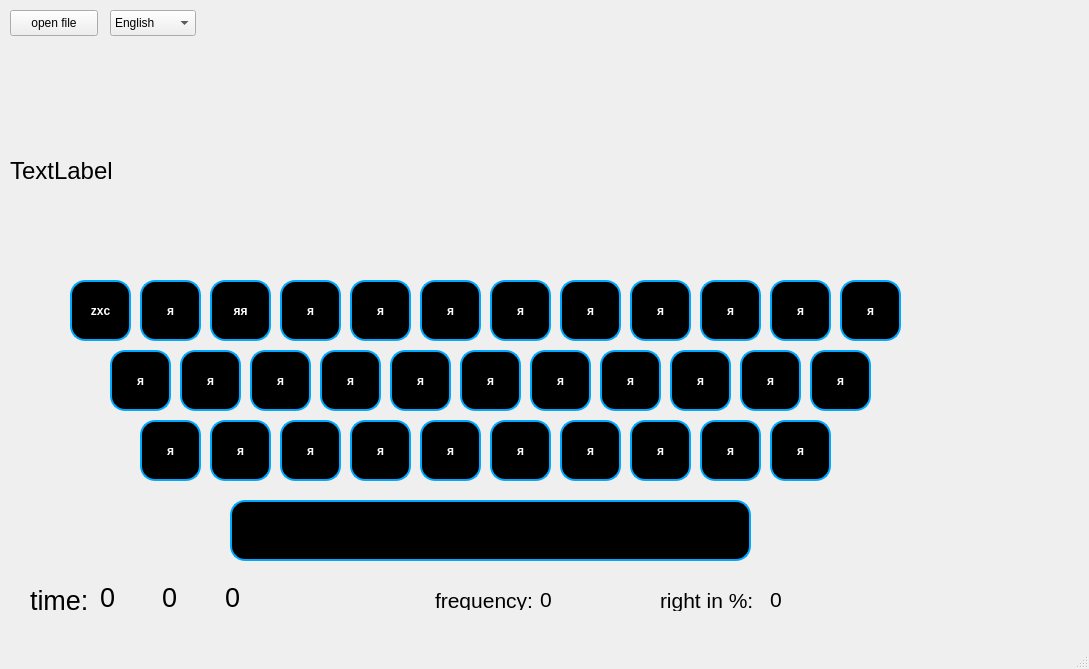
<?xml version="1.0" encoding="UTF-8"?>
<ui version="4.0">
 <class>MainWindow</class>
 <widget class="QMainWindow" name="MainWindow">
  <property name="geometry">
   <rect>
    <x>0</x>
    <y>0</y>
    <width>1089</width>
    <height>669</height>
   </rect>
  </property>
  <property name="windowTitle">
   <string>MainWindow</string>
  </property>
  <widget class="QWidget" name="centralwidget">
   <widget class="QPushButton" name="pushButton1">
    <property name="geometry">
     <rect>
      <x>70</x>
      <y>280</y>
      <width>61</width>
      <height>61</height>
     </rect>
    </property>
    <property name="styleSheet">
     <string notr="true">QPushButton {
    background-color: black;
    color: white;
    border: 2px solid #00a8ff;  /* Голубой контур */
    border-radius: 15px;        /* Сильное скругление */
    padding: 8px;
    font-weight: bold;
}

QPushButton:hover {
    background-color: #333;     /* Чуть светлее при наведении */
}

QPushButton:pressed {
    background-color: #555;     /* Ещё светлее при нажатии */
}</string>
    </property>
    <property name="text">
     <string>zxc</string>
    </property>
   </widget>
   <widget class="QPushButton" name="pushButton2">
    <property name="geometry">
     <rect>
      <x>140</x>
      <y>280</y>
      <width>61</width>
      <height>61</height>
     </rect>
    </property>
    <property name="styleSheet">
     <string notr="true">QPushButton {
    background-color: black;
    color: white;
    border: 2px solid #00a8ff;  /* Голубой контур */
    border-radius: 15px;        /* Сильное скругление */
    padding: 8px;
    font-weight: bold;
}

QPushButton:hover {
    background-color: #333;     /* Чуть светлее при наведении */
}

QPushButton:pressed {
    background-color: #555;     /* Ещё светлее при нажатии */
}</string>
    </property>
    <property name="text">
     <string>я</string>
    </property>
   </widget>
   <widget class="QPushButton" name="pushButton3">
    <property name="geometry">
     <rect>
      <x>210</x>
      <y>280</y>
      <width>61</width>
      <height>61</height>
     </rect>
    </property>
    <property name="styleSheet">
     <string notr="true">QPushButton {
    background-color: black;
    color: white;
    border: 2px solid #00a8ff;  
    border-radius: 15px;     
    padding: 8px;
    font-weight: bold;
}

QPushButton:hover {
    background-color: #333;     
}

QPushButton:pressed {
    background-color: #555;    
}</string>
    </property>
    <property name="text">
     <string>яя</string>
    </property>
   </widget>
   <widget class="QPushButton" name="pushButton4">
    <property name="geometry">
     <rect>
      <x>280</x>
      <y>280</y>
      <width>61</width>
      <height>61</height>
     </rect>
    </property>
    <property name="styleSheet">
     <string notr="true">QPushButton {
    background-color: black;
    color: white;
    border: 2px solid #00a8ff;  /* Голубой контур */
    border-radius: 15px;        /* Сильное скругление */
    padding: 8px;
    font-weight: bold;
}

QPushButton:hover {
    background-color: #333;     /* Чуть светлее при наведении */
}

QPushButton:pressed {
    background-color: #555;     /* Ещё светлее при нажатии */
}</string>
    </property>
    <property name="text">
     <string>я</string>
    </property>
   </widget>
   <widget class="QPushButton" name="pushButton5">
    <property name="geometry">
     <rect>
      <x>350</x>
      <y>280</y>
      <width>61</width>
      <height>61</height>
     </rect>
    </property>
    <property name="styleSheet">
     <string notr="true">QPushButton {
    background-color: black;
    color: white;
    border: 2px solid #00a8ff;  /* Голубой контур */
    border-radius: 15px;        /* Сильное скругление */
    padding: 8px;
    font-weight: bold;
}

QPushButton:hover {
    background-color: #333;     /* Чуть светлее при наведении */
}

QPushButton:pressed {
    background-color: #555;     /* Ещё светлее при нажатии */
}</string>
    </property>
    <property name="text">
     <string>я</string>
    </property>
   </widget>
   <widget class="QPushButton" name="pushButton6">
    <property name="geometry">
     <rect>
      <x>420</x>
      <y>280</y>
      <width>61</width>
      <height>61</height>
     </rect>
    </property>
    <property name="styleSheet">
     <string notr="true">QPushButton {
    background-color: black;
    color: white;
    border: 2px solid #00a8ff;  /* Голубой контур */
    border-radius: 15px;        /* Сильное скругление */
    padding: 8px;
    font-weight: bold;
}

QPushButton:hover {
    background-color: #333;     /* Чуть светлее при наведении */
}

QPushButton:pressed {
    background-color: #555;     /* Ещё светлее при нажатии */
}</string>
    </property>
    <property name="text">
     <string>я</string>
    </property>
   </widget>
   <widget class="QPushButton" name="pushButton7">
    <property name="geometry">
     <rect>
      <x>490</x>
      <y>280</y>
      <width>61</width>
      <height>61</height>
     </rect>
    </property>
    <property name="styleSheet">
     <string notr="true">QPushButton {
    background-color: black;
    color: white;
    border: 2px solid #00a8ff;  /* Голубой контур */
    border-radius: 15px;        /* Сильное скругление */
    padding: 8px;
    font-weight: bold;
}

QPushButton:hover {
    background-color: #333;     /* Чуть светлее при наведении */
}

QPushButton:pressed {
    background-color: #555;     /* Ещё светлее при нажатии */
}</string>
    </property>
    <property name="text">
     <string>я</string>
    </property>
   </widget>
   <widget class="QPushButton" name="pushButton8">
    <property name="geometry">
     <rect>
      <x>560</x>
      <y>280</y>
      <width>61</width>
      <height>61</height>
     </rect>
    </property>
    <property name="styleSheet">
     <string notr="true">QPushButton {
    background-color: black;
    color: white;
    border: 2px solid #00a8ff;  /* Голубой контур */
    border-radius: 15px;        /* Сильное скругление */
    padding: 8px;
    font-weight: bold;
}

QPushButton:hover {
    background-color: #333;     /* Чуть светлее при наведении */
}

QPushButton:pressed {
    background-color: #555;     /* Ещё светлее при нажатии */
}</string>
    </property>
    <property name="text">
     <string>я</string>
    </property>
   </widget>
   <widget class="QPushButton" name="pushButton9">
    <property name="geometry">
     <rect>
      <x>630</x>
      <y>280</y>
      <width>61</width>
      <height>61</height>
     </rect>
    </property>
    <property name="styleSheet">
     <string notr="true">QPushButton {
    background-color: black;
    color: white;
    border: 2px solid #00a8ff;  /* Голубой контур */
    border-radius: 15px;        /* Сильное скругление */
    padding: 8px;
    font-weight: bold;
}

QPushButton:hover {
    background-color: #333;     /* Чуть светлее при наведении */
}

QPushButton:pressed {
    background-color: #555;     /* Ещё светлее при нажатии */
}</string>
    </property>
    <property name="text">
     <string>я</string>
    </property>
   </widget>
   <widget class="QPushButton" name="pushButton10">
    <property name="geometry">
     <rect>
      <x>700</x>
      <y>280</y>
      <width>61</width>
      <height>61</height>
     </rect>
    </property>
    <property name="styleSheet">
     <string notr="true">QPushButton {
    background-color: black;
    color: white;
    border: 2px solid #00a8ff;  /* Голубой контур */
    border-radius: 15px;        /* Сильное скругление */
    padding: 8px;
    font-weight: bold;
}

QPushButton:hover {
    background-color: #333;     /* Чуть светлее при наведении */
}

QPushButton:pressed {
    background-color: #555;     /* Ещё светлее при нажатии */
}</string>
    </property>
    <property name="text">
     <string>я</string>
    </property>
   </widget>
   <widget class="QPushButton" name="pushButton11">
    <property name="geometry">
     <rect>
      <x>770</x>
      <y>280</y>
      <width>61</width>
      <height>61</height>
     </rect>
    </property>
    <property name="styleSheet">
     <string notr="true">QPushButton {
    background-color: black;
    color: white;
    border: 2px solid #00a8ff;  /* Голубой контур */
    border-radius: 15px;        /* Сильное скругление */
    padding: 8px;
    font-weight: bold;
}

QPushButton:hover {
    background-color: #333;     /* Чуть светлее при наведении */
}

QPushButton:pressed {
    background-color: #555;     /* Ещё светлее при нажатии */
}</string>
    </property>
    <property name="text">
     <string>я</string>
    </property>
   </widget>
   <widget class="QPushButton" name="pushButton12">
    <property name="geometry">
     <rect>
      <x>840</x>
      <y>280</y>
      <width>61</width>
      <height>61</height>
     </rect>
    </property>
    <property name="styleSheet">
     <string notr="true">QPushButton {
    background-color: black;
    color: white;
    border: 2px solid #00a8ff;  /* Голубой контур */
    border-radius: 15px;        /* Сильное скругление */
    padding: 8px;
    font-weight: bold;
}

QPushButton:hover {
    background-color: #333;     /* Чуть светлее при наведении */
}

QPushButton:pressed {
    background-color: #555;     /* Ещё светлее при нажатии */
}</string>
    </property>
    <property name="text">
     <string>я</string>
    </property>
   </widget>
   <widget class="QPushButton" name="pushButton13">
    <property name="geometry">
     <rect>
      <x>110</x>
      <y>350</y>
      <width>61</width>
      <height>61</height>
     </rect>
    </property>
    <property name="styleSheet">
     <string notr="true">QPushButton {
    background-color: black;
    color: white;
    border: 2px solid #00a8ff;  /* Голубой контур */
    border-radius: 15px;        /* Сильное скругление */
    padding: 8px;
    font-weight: bold;
}

QPushButton:hover {
    background-color: #333;     /* Чуть светлее при наведении */
}

QPushButton:pressed {
    background-color: #555;     /* Ещё светлее при нажатии */
}</string>
    </property>
    <property name="text">
     <string>я</string>
    </property>
   </widget>
   <widget class="QPushButton" name="pushButton14">
    <property name="geometry">
     <rect>
      <x>180</x>
      <y>350</y>
      <width>61</width>
      <height>61</height>
     </rect>
    </property>
    <property name="styleSheet">
     <string notr="true">QPushButton {
    background-color: black;
    color: white;
    border: 2px solid #00a8ff;  /* Голубой контур */
    border-radius: 15px;        /* Сильное скругление */
    padding: 8px;
    font-weight: bold;
}

QPushButton:hover {
    background-color: #333;     /* Чуть светлее при наведении */
}

QPushButton:pressed {
    background-color: #555;     /* Ещё светлее при нажатии */
}</string>
    </property>
    <property name="text">
     <string>я</string>
    </property>
   </widget>
   <widget class="QPushButton" name="pushButton15">
    <property name="geometry">
     <rect>
      <x>250</x>
      <y>350</y>
      <width>61</width>
      <height>61</height>
     </rect>
    </property>
    <property name="styleSheet">
     <string notr="true">QPushButton {
    background-color: black;
    color: white;
    border: 2px solid #00a8ff;  /* Голубой контур */
    border-radius: 15px;        /* Сильное скругление */
    padding: 8px;
    font-weight: bold;
}

QPushButton:hover {
    background-color: #333;     /* Чуть светлее при наведении */
}

QPushButton:pressed {
    background-color: #555;     /* Ещё светлее при нажатии */
}</string>
    </property>
    <property name="text">
     <string>я</string>
    </property>
   </widget>
   <widget class="QPushButton" name="pushButton16">
    <property name="geometry">
     <rect>
      <x>320</x>
      <y>350</y>
      <width>61</width>
      <height>61</height>
     </rect>
    </property>
    <property name="styleSheet">
     <string notr="true">QPushButton {
    background-color: black;
    color: white;
    border: 2px solid #00a8ff;  /* Голубой контур */
    border-radius: 15px;        /* Сильное скругление */
    padding: 8px;
    font-weight: bold;
}

QPushButton:hover {
    background-color: #333;     /* Чуть светлее при наведении */
}

QPushButton:pressed {
    background-color: #555;     /* Ещё светлее при нажатии */
}</string>
    </property>
    <property name="text">
     <string>я</string>
    </property>
   </widget>
   <widget class="QPushButton" name="pushButton17">
    <property name="geometry">
     <rect>
      <x>390</x>
      <y>350</y>
      <width>61</width>
      <height>61</height>
     </rect>
    </property>
    <property name="styleSheet">
     <string notr="true">QPushButton {
    background-color: black;
    color: white;
    border: 2px solid #00a8ff;  /* Голубой контур */
    border-radius: 15px;        /* Сильное скругление */
    padding: 8px;
    font-weight: bold;
}

QPushButton:hover {
    background-color: #333;     /* Чуть светлее при наведении */
}

QPushButton:pressed {
    background-color: #555;     /* Ещё светлее при нажатии */
}</string>
    </property>
    <property name="text">
     <string>я</string>
    </property>
   </widget>
   <widget class="QPushButton" name="pushButton18">
    <property name="geometry">
     <rect>
      <x>460</x>
      <y>350</y>
      <width>61</width>
      <height>61</height>
     </rect>
    </property>
    <property name="styleSheet">
     <string notr="true">QPushButton {
    background-color: black;
    color: white;
    border: 2px solid #00a8ff;  /* Голубой контур */
    border-radius: 15px;        /* Сильное скругление */
    padding: 8px;
    font-weight: bold;
}

QPushButton:hover {
    background-color: #333;     /* Чуть светлее при наведении */
}

QPushButton:pressed {
    background-color: #555;     /* Ещё светлее при нажатии */
}</string>
    </property>
    <property name="text">
     <string>я</string>
    </property>
   </widget>
   <widget class="QPushButton" name="pushButton19">
    <property name="geometry">
     <rect>
      <x>530</x>
      <y>350</y>
      <width>61</width>
      <height>61</height>
     </rect>
    </property>
    <property name="styleSheet">
     <string notr="true">QPushButton {
    background-color: black;
    color: white;
    border: 2px solid #00a8ff;  /* Голубой контур */
    border-radius: 15px;        /* Сильное скругление */
    padding: 8px;
    font-weight: bold;
}

QPushButton:hover {
    background-color: #333;     /* Чуть светлее при наведении */
}

QPushButton:pressed {
    background-color: #555;     /* Ещё светлее при нажатии */
}</string>
    </property>
    <property name="text">
     <string>я</string>
    </property>
   </widget>
   <widget class="QPushButton" name="pushButton20">
    <property name="geometry">
     <rect>
      <x>600</x>
      <y>350</y>
      <width>61</width>
      <height>61</height>
     </rect>
    </property>
    <property name="styleSheet">
     <string notr="true">QPushButton {
    background-color: black;
    color: white;
    border: 2px solid #00a8ff;  /* Голубой контур */
    border-radius: 15px;        /* Сильное скругление */
    padding: 8px;
    font-weight: bold;
}

QPushButton:hover {
    background-color: #333;     /* Чуть светлее при наведении */
}

QPushButton:pressed {
    background-color: #555;     /* Ещё светлее при нажатии */
}</string>
    </property>
    <property name="text">
     <string>я</string>
    </property>
   </widget>
   <widget class="QPushButton" name="pushButton21">
    <property name="geometry">
     <rect>
      <x>670</x>
      <y>350</y>
      <width>61</width>
      <height>61</height>
     </rect>
    </property>
    <property name="styleSheet">
     <string notr="true">QPushButton {
    background-color: black;
    color: white;
    border: 2px solid #00a8ff;  /* Голубой контур */
    border-radius: 15px;        /* Сильное скругление */
    padding: 8px;
    font-weight: bold;
}

QPushButton:hover {
    background-color: #333;     /* Чуть светлее при наведении */
}

QPushButton:pressed {
    background-color: #555;     /* Ещё светлее при нажатии */
}</string>
    </property>
    <property name="text">
     <string>я</string>
    </property>
   </widget>
   <widget class="QPushButton" name="pushButton22">
    <property name="geometry">
     <rect>
      <x>740</x>
      <y>350</y>
      <width>61</width>
      <height>61</height>
     </rect>
    </property>
    <property name="styleSheet">
     <string notr="true">QPushButton {
    background-color: black;
    color: white;
    border: 2px solid #00a8ff;  /* Голубой контур */
    border-radius: 15px;        /* Сильное скругление */
    padding: 8px;
    font-weight: bold;
}

QPushButton:hover {
    background-color: #333;     /* Чуть светлее при наведении */
}

QPushButton:pressed {
    background-color: #555;     /* Ещё светлее при нажатии */
}</string>
    </property>
    <property name="text">
     <string>я</string>
    </property>
   </widget>
   <widget class="QPushButton" name="pushButton23">
    <property name="geometry">
     <rect>
      <x>810</x>
      <y>350</y>
      <width>61</width>
      <height>61</height>
     </rect>
    </property>
    <property name="styleSheet">
     <string notr="true">QPushButton {
    background-color: black;
    color: white;
    border: 2px solid #00a8ff;  /* Голубой контур */
    border-radius: 15px;        /* Сильное скругление */
    padding: 8px;
    font-weight: bold;
}

QPushButton:hover {
    background-color: #333;     /* Чуть светлее при наведении */
}

QPushButton:pressed {
    background-color: #555;     /* Ещё светлее при нажатии */
}</string>
    </property>
    <property name="text">
     <string>я</string>
    </property>
   </widget>
   <widget class="QPushButton" name="pushButton24">
    <property name="geometry">
     <rect>
      <x>140</x>
      <y>420</y>
      <width>61</width>
      <height>61</height>
     </rect>
    </property>
    <property name="styleSheet">
     <string notr="true">QPushButton {
    background-color: black;
    color: white;
    border: 2px solid #00a8ff;  /* Голубой контур */
    border-radius: 15px;        /* Сильное скругление */
    padding: 8px;
    font-weight: bold;
}

QPushButton:hover {
    background-color: #333;     /* Чуть светлее при наведении */
}

QPushButton:pressed {
    background-color: #555;     /* Ещё светлее при нажатии */
}</string>
    </property>
    <property name="text">
     <string>я</string>
    </property>
   </widget>
   <widget class="QPushButton" name="pushButton25">
    <property name="geometry">
     <rect>
      <x>210</x>
      <y>420</y>
      <width>61</width>
      <height>61</height>
     </rect>
    </property>
    <property name="styleSheet">
     <string notr="true">QPushButton {
    background-color: black;
    color: white;
    border: 2px solid #00a8ff;  /* Голубой контур */
    border-radius: 15px;        /* Сильное скругление */
    padding: 8px;
    font-weight: bold;
}

QPushButton:hover {
    background-color: #333;     /* Чуть светлее при наведении */
}

QPushButton:pressed {
    background-color: #555;     /* Ещё светлее при нажатии */
}</string>
    </property>
    <property name="text">
     <string>я</string>
    </property>
   </widget>
   <widget class="QPushButton" name="pushButton26">
    <property name="geometry">
     <rect>
      <x>280</x>
      <y>420</y>
      <width>61</width>
      <height>61</height>
     </rect>
    </property>
    <property name="styleSheet">
     <string notr="true">QPushButton {
    background-color: black;
    color: white;
    border: 2px solid #00a8ff;  /* Голубой контур */
    border-radius: 15px;        /* Сильное скругление */
    padding: 8px;
    font-weight: bold;
}

QPushButton:hover {
    background-color: #333;     /* Чуть светлее при наведении */
}

QPushButton:pressed {
    background-color: #555;     /* Ещё светлее при нажатии */
}</string>
    </property>
    <property name="text">
     <string>я</string>
    </property>
   </widget>
   <widget class="QPushButton" name="pushButton27">
    <property name="geometry">
     <rect>
      <x>350</x>
      <y>420</y>
      <width>61</width>
      <height>61</height>
     </rect>
    </property>
    <property name="styleSheet">
     <string notr="true">QPushButton {
    background-color: black;
    color: white;
    border: 2px solid #00a8ff;  /* Голубой контур */
    border-radius: 15px;        /* Сильное скругление */
    padding: 8px;
    font-weight: bold;
}

QPushButton:hover {
    background-color: #333;     /* Чуть светлее при наведении */
}

QPushButton:pressed {
    background-color: #555;     /* Ещё светлее при нажатии */
}</string>
    </property>
    <property name="text">
     <string>я</string>
    </property>
   </widget>
   <widget class="QPushButton" name="pushButton28">
    <property name="geometry">
     <rect>
      <x>420</x>
      <y>420</y>
      <width>61</width>
      <height>61</height>
     </rect>
    </property>
    <property name="styleSheet">
     <string notr="true">QPushButton {
    background-color: black;
    color: white;
    border: 2px solid #00a8ff;  /* Голубой контур */
    border-radius: 15px;        /* Сильное скругление */
    padding: 8px;
    font-weight: bold;
}

QPushButton:hover {
    background-color: #333;     /* Чуть светлее при наведении */
}

QPushButton:pressed {
    background-color: #555;     /* Ещё светлее при нажатии */
}</string>
    </property>
    <property name="text">
     <string>я</string>
    </property>
   </widget>
   <widget class="QPushButton" name="pushButton29">
    <property name="geometry">
     <rect>
      <x>490</x>
      <y>420</y>
      <width>61</width>
      <height>61</height>
     </rect>
    </property>
    <property name="styleSheet">
     <string notr="true">QPushButton {
    background-color: black;
    color: white;
    border: 2px solid #00a8ff;  /* Голубой контур */
    border-radius: 15px;        /* Сильное скругление */
    padding: 8px;
    font-weight: bold;
}

QPushButton:hover {
    background-color: #333;     /* Чуть светлее при наведении */
}

QPushButton:pressed {
    background-color: #555;     /* Ещё светлее при нажатии */
}</string>
    </property>
    <property name="text">
     <string>я</string>
    </property>
   </widget>
   <widget class="QPushButton" name="pushButton30">
    <property name="geometry">
     <rect>
      <x>560</x>
      <y>420</y>
      <width>61</width>
      <height>61</height>
     </rect>
    </property>
    <property name="styleSheet">
     <string notr="true">QPushButton {
    background-color: black;
    color: white;
    border: 2px solid #00a8ff;  /* Голубой контур */
    border-radius: 15px;        /* Сильное скругление */
    padding: 8px;
    font-weight: bold;
}

QPushButton:hover {
    background-color: #333;     /* Чуть светлее при наведении */
}

QPushButton:pressed {
    background-color: #555;     /* Ещё светлее при нажатии */
}</string>
    </property>
    <property name="text">
     <string>я</string>
    </property>
   </widget>
   <widget class="QPushButton" name="pushButton31">
    <property name="geometry">
     <rect>
      <x>630</x>
      <y>420</y>
      <width>61</width>
      <height>61</height>
     </rect>
    </property>
    <property name="styleSheet">
     <string notr="true">QPushButton {
    background-color: black;
    color: white;
    border: 2px solid #00a8ff;  /* Голубой контур */
    border-radius: 15px;        /* Сильное скругление */
    padding: 8px;
    font-weight: bold;
}

QPushButton:hover {
    background-color: #333;     /* Чуть светлее при наведении */
}

QPushButton:pressed {
    background-color: #555;     /* Ещё светлее при нажатии */
}</string>
    </property>
    <property name="text">
     <string>я</string>
    </property>
   </widget>
   <widget class="QPushButton" name="pushButton32">
    <property name="geometry">
     <rect>
      <x>700</x>
      <y>420</y>
      <width>61</width>
      <height>61</height>
     </rect>
    </property>
    <property name="styleSheet">
     <string notr="true">QPushButton {
    background-color: black;
    color: white;
    border: 2px solid #00a8ff;  /* Голубой контур */
    border-radius: 15px;        /* Сильное скругление */
    padding: 8px;
    font-weight: bold;
}

QPushButton:hover {
    background-color: #333;     /* Чуть светлее при наведении */
}

QPushButton:pressed {
    background-color: #555;     /* Ещё светлее при нажатии */
}</string>
    </property>
    <property name="text">
     <string>я</string>
    </property>
   </widget>
   <widget class="QPushButton" name="pushButton33">
    <property name="geometry">
     <rect>
      <x>770</x>
      <y>420</y>
      <width>61</width>
      <height>61</height>
     </rect>
    </property>
    <property name="styleSheet">
     <string notr="true">QPushButton {
    background-color: black;
    color: white;
    border: 2px solid #00a8ff;  /* Голубой контур */
    border-radius: 15px;        /* Сильное скругление */
    padding: 8px;
    font-weight: bold;
}

QPushButton:hover {
    background-color: #333;     /* Чуть светлее при наведении */
}

QPushButton:pressed {
    background-color: #555;     /* Ещё светлее при нажатии */
}</string>
    </property>
    <property name="text">
     <string>я</string>
    </property>
   </widget>
   <widget class="QLabel" name="label">
    <property name="geometry">
     <rect>
      <x>10</x>
      <y>80</y>
      <width>951</width>
      <height>181</height>
     </rect>
    </property>
    <property name="font">
     <font>
      <pointsize>18</pointsize>
     </font>
    </property>
    <property name="text">
     <string>TextLabel</string>
    </property>
   </widget>
   <widget class="QPushButton" name="pushButton34">
    <property name="geometry">
     <rect>
      <x>230</x>
      <y>500</y>
      <width>521</width>
      <height>61</height>
     </rect>
    </property>
    <property name="styleSheet">
     <string notr="true">QPushButton {
    background-color: black;
    color: white;
    border: 2px solid #00a8ff;  /* Голубой контур */
    border-radius: 15px;        /* Сильное скругление */
    padding: 8px;
    font-weight: bold;
}

QPushButton:hover {
    background-color: #333;     /* Чуть светлее при наведении */
}

QPushButton:pressed {
    background-color: #555;     /* Ещё светлее при нажатии */
}</string>
    </property>
    <property name="text">
     <string/>
    </property>
   </widget>
   <widget class="QLabel" name="label_2">
    <property name="geometry">
     <rect>
      <x>30</x>
      <y>580</y>
      <width>62</width>
      <height>40</height>
     </rect>
    </property>
    <property name="font">
     <font>
      <pointsize>20</pointsize>
     </font>
    </property>
    <property name="text">
     <string>time:</string>
    </property>
   </widget>
   <widget class="QLabel" name="label_3">
    <property name="geometry">
     <rect>
      <x>435</x>
      <y>590</y>
      <width>111</width>
      <height>20</height>
     </rect>
    </property>
    <property name="font">
     <font>
      <pointsize>16</pointsize>
     </font>
    </property>
    <property name="text">
     <string>frequency:</string>
    </property>
   </widget>
   <widget class="QLabel" name="frequencylabel">
    <property name="geometry">
     <rect>
      <x>540</x>
      <y>590</y>
      <width>66</width>
      <height>18</height>
     </rect>
    </property>
    <property name="font">
     <font>
      <pointsize>16</pointsize>
     </font>
    </property>
    <property name="text">
     <string>0</string>
    </property>
   </widget>
   <widget class="QLabel" name="label_4">
    <property name="geometry">
     <rect>
      <x>660</x>
      <y>590</y>
      <width>101</width>
      <height>21</height>
     </rect>
    </property>
    <property name="font">
     <font>
      <pointsize>16</pointsize>
     </font>
    </property>
    <property name="text">
     <string>right in %:</string>
    </property>
   </widget>
   <widget class="QLabel" name="rightLabel">
    <property name="geometry">
     <rect>
      <x>770</x>
      <y>590</y>
      <width>66</width>
      <height>18</height>
     </rect>
    </property>
    <property name="font">
     <font>
      <pointsize>16</pointsize>
     </font>
    </property>
    <property name="text">
     <string>0</string>
    </property>
   </widget>
   <widget class="QPushButton" name="openButton">
    <property name="geometry">
     <rect>
      <x>10</x>
      <y>10</y>
      <width>88</width>
      <height>26</height>
     </rect>
    </property>
    <property name="text">
     <string>open file</string>
    </property>
   </widget>
   <widget class="QComboBox" name="languageBox">
    <property name="geometry">
     <rect>
      <x>110</x>
      <y>10</y>
      <width>86</width>
      <height>26</height>
     </rect>
    </property>
    <item>
     <property name="text">
      <string>English</string>
     </property>
    </item>
    <item>
     <property name="text">
      <string>Русский</string>
     </property>
    </item>
    <item>
     <property name="text">
      <string>Deutsch</string>
     </property>
    </item>
    <item>
     <property name="text">
      <string>Français</string>
     </property>
    </item>
    <item>
     <property name="text">
      <string>العربية</string>
     </property>
    </item>
    <item>
     <property name="text">
      <string>中文</string>
     </property>
    </item>
    <item>
     <property name="text">
      <string>Беларуская</string>
     </property>
    </item>
    <item>
     <property name="text">
      <string>עברית</string>
     </property>
    </item>
   </widget>
   <widget class="QWidget" name="">
    <property name="geometry">
     <rect>
      <x>100</x>
      <y>580</y>
      <width>181</width>
      <height>35</height>
     </rect>
    </property>
    <layout class="QHBoxLayout" name="horizontalLayout">
     <item>
      <widget class="QLabel" name="minuteLabel">
       <property name="font">
        <font>
         <pointsize>20</pointsize>
        </font>
       </property>
       <property name="text">
        <string>0</string>
       </property>
      </widget>
     </item>
     <item>
      <widget class="QLabel" name="secondLabel">
       <property name="font">
        <font>
         <pointsize>20</pointsize>
        </font>
       </property>
       <property name="text">
        <string>0</string>
       </property>
      </widget>
     </item>
     <item>
      <widget class="QLabel" name="milisecondLabel">
       <property name="font">
        <font>
         <pointsize>20</pointsize>
        </font>
       </property>
       <property name="text">
        <string>0</string>
       </property>
      </widget>
     </item>
    </layout>
   </widget>
  </widget>
  <widget class="QMenuBar" name="menubar">
   <property name="geometry">
    <rect>
     <x>0</x>
     <y>0</y>
     <width>1089</width>
     <height>23</height>
    </rect>
   </property>
  </widget>
  <widget class="QStatusBar" name="statusbar"/>
 </widget>
 <resources/>
 <connections/>
</ui>
